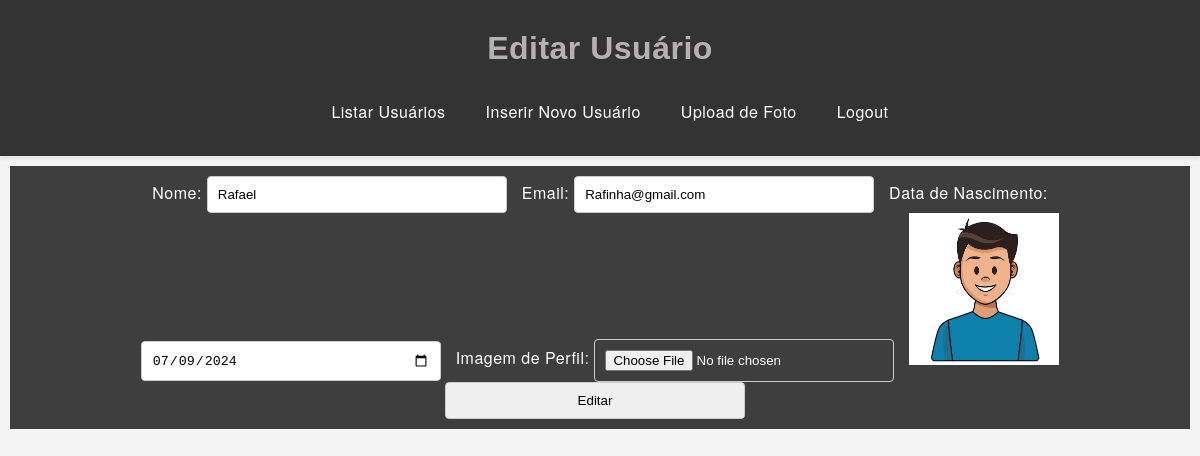
The app's page /editar_usuario.php?id=12 with its own data.
### tables this page shows
CREATE TABLE `clientes` (
  `idcliente` int(11) NOT NULL,
  `nome` varchar(80) NOT NULL,
  `email` varchar(255) NOT NULL,
  `senha` varchar(64) NOT NULL,
  `situacao` int(1) NOT NULL DEFAULT 1,
  `nascimento` date NOT NULL,
  `role` varchar(20) DEFAULT 'user',
  `role_id` int(11) DEFAULT NULL,
  `imagem` varchar(240) NOT NULL,
  `ativo` tinyint(1) NOT NULL DEFAULT 1
);

### editar_usuario.php (the view, shortened to what this page needs)
<?php
$server = "127.0.0.1";
$user = "u285025226_gabriel195.200.3.197";
$pass = "Senha20022992";
$dbName = "u285025226_mecana";
$connect = mysqli_connect($server, $user, $pass, $dbName);
if (isset($_GET['id'])) {
    $id = $_GET['id'];
    $query = "SELECT * FROM clientes WHERE idcliente = '$id'";
    $result = mysqli_query($connect, $query);
    $usuario = mysqli_fetch_assoc($result);
}
?>
<!DOCTYPE html>
<html lang="pt-BR">
<head>
    <link rel="stylesheet" href="styles.css">
</head>
<body>
    <header>
        <div class="container">
            <h1>Editar Usuário</h1>
            <nav>
                <ul>
                    <li><a href="listar_usuarios.php">Listar Usuários</a></li>
                    <li><a href="inserir_usuario.php">Inserir Novo Usuário</a></li>
                    <li><a href="upload_foto.php">Upload de Foto</a></li>
                    <li><a href="logout.php">Logout</a></li>
                </ul>
            </nav>
        </div>
    </header>
    <div class="search-bar">
        <form method="post" enctype="multipart/form-data">
            <label for="nome">Nome:</label>
            <input type="text" id="nome" name="nome" value="<?php echo $usuario['nome']; ?>" required>
            <label for="email">Email:</label>
            <input type="email" id="email" name="email" value="<?php echo $usuario['email']; ?>" required>
            <label for="nascimento">Data de Nascimento:</label>
            <input type="date" id="nascimento" name="nascimento" value="<?php echo $usuario['nascimento']; ?>" required>
            <label for="arquivo">Imagem de Perfil:</label>
            <input type="file" id="arquivo" name="arquivo">
            <img src="<?php echo $usuario['imagem']; ?>" alt="Imagem de Perfil" width="150">
            <input type="submit" name="editar" value="Editar">
        </form>
    </div>
</body>
</html>

### styles.css (style rules this page uses)
h1 { font-family: 'Arial', sans-serif; color: #b4b1b1; }
* { margin: 0; padding: 0; box-sizing: border-box; }
body { font-family: 'Helvetica Neue', Arial, sans-serif; background-color: #f4f4f4; color: #333; line-height: 1.6; line-height: 1.8; letter-spacing: 0.5px; }
header { display: flex; flex-direction: column; align-items: center; justify-content: center; background-color: #333; color: #fff; padding: 20px 0; text-align: center; box-shadow: 0 2px 5px rgba(0, 0, 0, 0.1); }
nav ul { list-style: none; display: flex; justify-content: space-around; align-items: center; margin-top: 10px; }
nav ul li { margin-left: 20px; }
nav ul li a { color: #fff; padding: 10px 20px; border-radius: 5px; text-decoration: none; transition: background-color 0.3s ease; display: block; width: 100%; padding: 10px; }
.search-bar { text-align: center; position: relative; justify-content: center; align-items: center; padding: 10px 20px; background-color: #3e3e3e; color: #fff; padding: 12px auto; margin-top: 20px; margin: 10px; }
.search-bar input, .search-bar select { padding: 10px; border: 1px solid #ccc; border-radius: 4px; width: 300px; margin-right: 10px; }
:root { --bg-color: #fff; --text-color: #333; }

### records on screen
clientes: nome "Rafael", email "Rafinha@gmail.com", nascimento "07/09/2024", imagem (picture)
